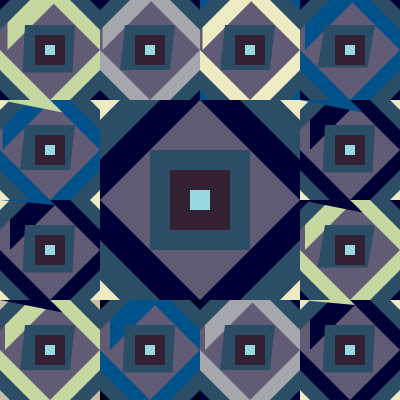
Frame 1 (no input)
Frame 60 (no input): identical to frame 1, image omitted
Frame 120 (the mouse pressed at the canvas centre since frame 60): identical to frame 1, image omitted

The p5.js sketch that drew this single still picture (run headless with seeded random() and noise() and a simulated clock; from frame 60 on, the mouse is pressed at the canvas centre):

// p5.js sketch
// ── sketch.js
function setup() {
  createCanvas(400, 400);
 angleMode (DEGREES);
 }

function draw() { 
  background(98,91,117);
  

  
  push();
  translate(350,350);
  scale(1/4);
  modulo2 (0,1,52,238,235,194,40,20,10);
  pop();
  
    push();
  translate(250,250);
  scale(1/4);
  //modulo2 (1,82,138,139,191,169,10,20,30);
  pop();
  
    push();
  translate(250,350);
  scale(1/4);
  modulo2 (165,167,173,0,1,52,20,50,20);
  pop();
  
    push();
  translate(150,350);
  scale(1/4);
  modulo2 (0,82,138,0,0,24,40,50,10);
  pop();
  
    push();
  translate(150,250);
  scale(1/4);
  //modulo2 (238,235,194,0,1,52,10,50,30);
  pop();
  
     push();
  translate(50,350);
  scale(1/4);
  modulo2 (198,215,160,198,190,169,20,50,20);
  pop();
  
     push();
  translate(50,250);
  scale(1/4);
  modulo2 (0,1,52,238,235,194,40,50,10);
  pop();
  
    push();
  translate(350,250);
  scale(1/4);
  modulo2 (198,215,160,0,1,51,20,20,30);
  pop();
  
   push();
  translate(50,150);
  scale(1/4);
  modulo2 (1,82,138,238,235,194,10,20,20);
  pop();
  
  
   push();
  translate(150,150);
  scale(1/4);
  //modulo2 (198,215,160,199,191,169,40,20,10);
  pop();
  
  
   push();
  translate(150,50);
  scale(1/4);
  modulo2 (165,167,173,0,1,52,10,20,20);
  pop();
  
      push();
  translate(250,150);
  scale(1/4);
  //modulo2 (165,167,173,1,82,138,20,50,30);
  pop();
  
  push();
  translate(350,150);
  scale(1/4);
  modulo2 (0,1,52,238,235,194,40,50,10);
  pop();
  
   push();
  translate(250,50);
  scale(1/4);
  modulo2 (238,235,194,1,82,138,10,50,20);
  pop();
  
    push();
  translate(350,50);
  scale(1/4);
  modulo2 (1,82,138,0,1,52,20,50,30);
  pop();
  
  
   push();
  translate(50,50);
  scale(1/4);
  modulo2 (198,215,160,0,1,52,30,50,10);
  pop();
  
     
  push();
  translate(200,200);
  scale(1/2);
  modulo2 (0,1,52,238,235,194,0,0,0);
  pop();
  
  }

   
  function modulo2(r,g,b,r2,g2,b2,espacio,tam,tam2){
  push();
  translate(-200,-200);
  noStroke ();
  fill (r,g,b );
  triangle (0+espacio,0,200+espacio,0,0+espacio,200);
  triangle (200,0,400,0,400,200);
  triangle (0,200,0,400,200+tam,400+tam);
  triangle (400,400,400,200,200,400);
  fill (43,78,102);
  triangle (0,0,0,120,120,0);
  triangle (0,400,0,280,120,400);
  triangle (400,0,400,120,280,0);
  triangle (400,400,400,280,280,400);
  fill (r2,g2,b2);
  triangle (0,0,0,40,40,0);
  triangle (400,400,400,360,360,400);
  triangle (400,0,400,40,360,0);
  triangle (0,400,40,400,0,360);
  fill (43,78,102);
  quad (100,100,300,100,300-tam2,300-tam2,100-tam2,300-tam2);
  fill (51,33,51);
  quad (140,140,260,140,260,260,140,260);
  fill (148,217,224);
  quad (180,180,220,180,220,220,180,220);
  pop();
    
  }
